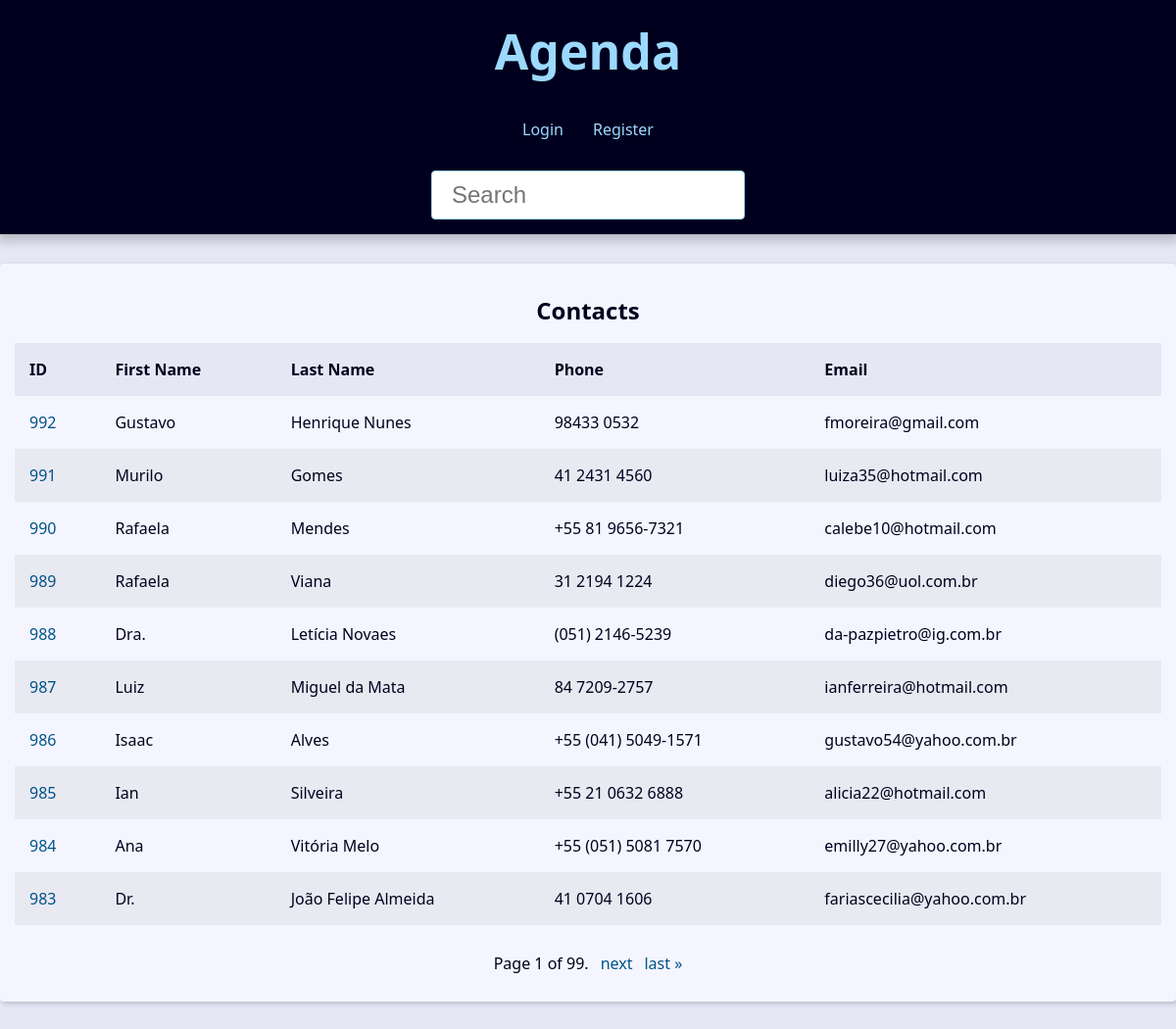
Before: / with the older database file.
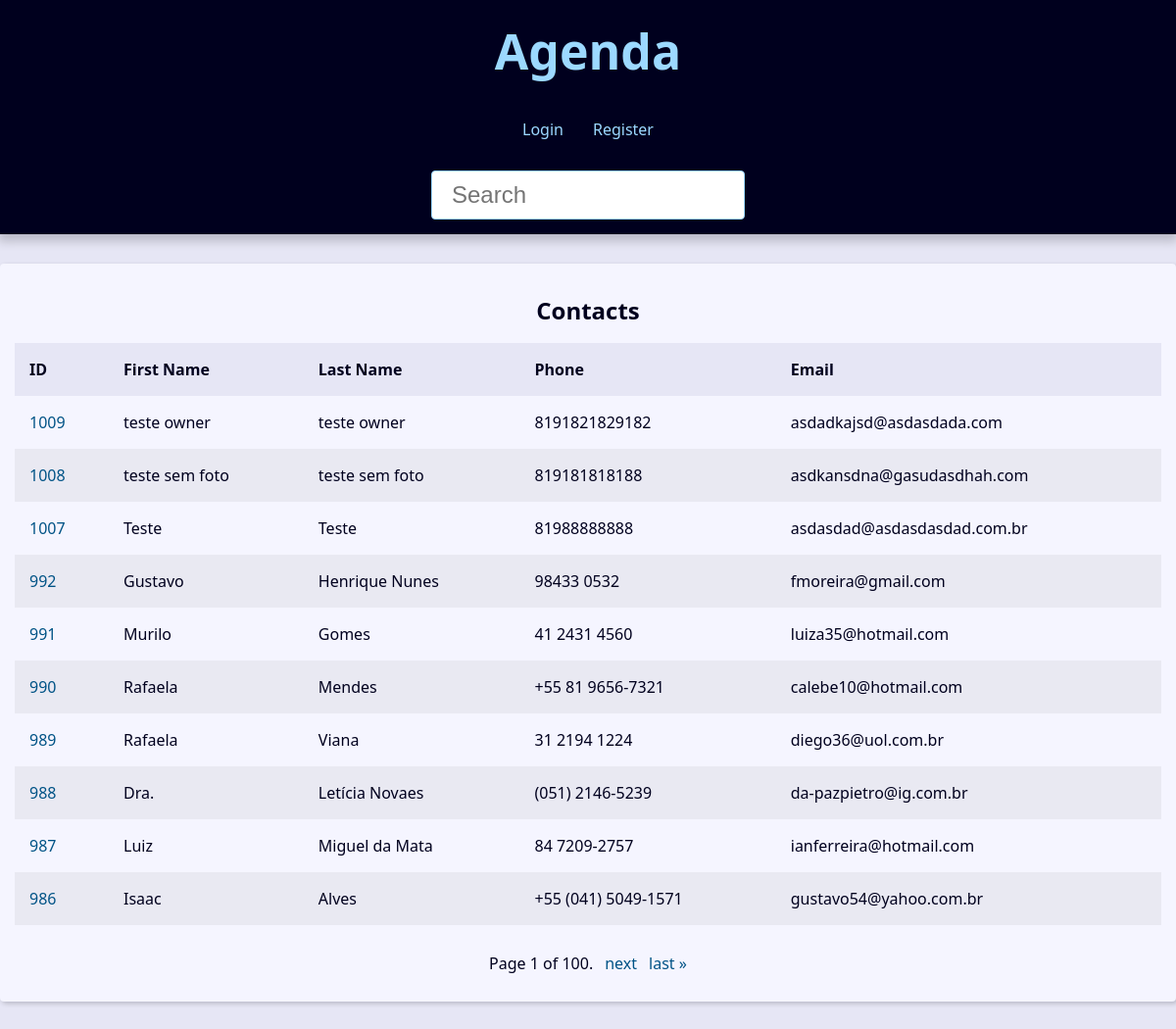
After: the same page with the newer database file.
### contact/models.py (models this page shows, shortened)
class contact(models.Model):
    first_name = models.CharField(max_length=20)
    last_name = models.CharField(max_length=20)
    phone = models.CharField(max_length=15,verbose_name='Telefone')
    email = models.EmailField(max_length=254, blank=True)
    created_date = models.DateTimeField(default=timezone.now)
    description = models.TextField(blank=True)
    show = models.BooleanField(default=True)
    picture = models.ImageField(blank=True, upload_to='pictures/%Y/%m/')
    category = models.ForeignKey(Category, on_delete=models.SET_NULL,blank=True, null=True)
    owner = models.ForeignKey(User, on_delete=models.SET_NULL,blank=True, null=True)

### contact/views/contact_views.py (the view)
# urls.py: path('', views.index, name='index'),
def index(request):
    contacts = contact.objects.filter(show=True).order_by('-id')
    paginator = Paginator(contacts,10)
    page_number = request.GET.get("page")
    page_obj = paginator.get_page(page_number)
    context = {
        'page_obj' : page_obj,
        'site_nome' : 'Contatos - '
    }
    return render(request,
                'contact/index.html',
                context,
                )

### contact/templates/contact/index.html (shortened to what this page needs)
{% extends "base.html" %}
{% block content %}
{% if page_obj %}
    <div class="responsive-table">
            <table class="contacts-table">
                <caption class="table-caption">
                    Contacts
                </caption>
                <thead>
                    <tr class="table-row table-row-header">
                        <th class="table-header">ID</th>
                        <th class="table-header">First Name</th>
                        <th class="table-header">Last Name</th>
                        <th class="table-header">Phone</th>
                        <th class="table-header">Email</th>
                    </tr>
                </thead>
                <tbody>
                    {% for contact in page_obj %}
                        <tr class="table-row">
                            <td class="table-cel">
                            <a href="{% url 'contact:contatos' contact.id %}" class="table-link">
                                {{contact.id}}
                            </a>
                            </td>
                            <td class="table-cel">
                                {{contact.first_name}}
                            </td>
                            <td class="table-cel">
                                {{contact.last_name}}
                            </td>
                            <td class="table-cel">
                                {{contact.phone}}
                            </td>
                            <td class="table-cel">
                                {{contact.email}}
                            </td>
                        </tr>
                    {% endfor %}
                </tbody>
            </table>
        </div>
{% else %}
<div class="sigle-contact">
    <h1 class="single-contact-name">
        Nenhum contato encontrado!
    </h1>
</div>
{% endif %}
{% endblock content %}

Changed rows visible on the page:
no longer on this page (row unchanged): contact: id "985", first_name "Ian", last_name "Silveira", phone "+55 21 0632 6888", email "alicia22@hotmail.com"
no longer on this page (row unchanged): contact: id "984", first_name "Ana", last_name "Vitória Melo", phone "+55 (051) 5081 7570", email "emilly27@yahoo.com.br"
no longer on this page (row unchanged): contact: id "983", first_name "Dr.", last_name "João Felipe Almeida", phone "41 0704 1606", email "fariascecilia@yahoo.com.br"
added contact: id "1009", first_name "teste owner", last_name "teste owner", phone "8191821829182", email "asdadkajsd@asdasdada.com"
added contact: id "1008", first_name "teste sem foto", last_name "teste sem foto", phone "819181818188", email "asdkansdna@gasudasdhah.com"
added contact: id "1007", first_name "Teste", last_name "Teste", phone "81988888888", email "asdasdad@asdasdasdad.com.br"
Other visible differences:
{{ page_obj.paginator.num_pages }}: "99" → "100"
